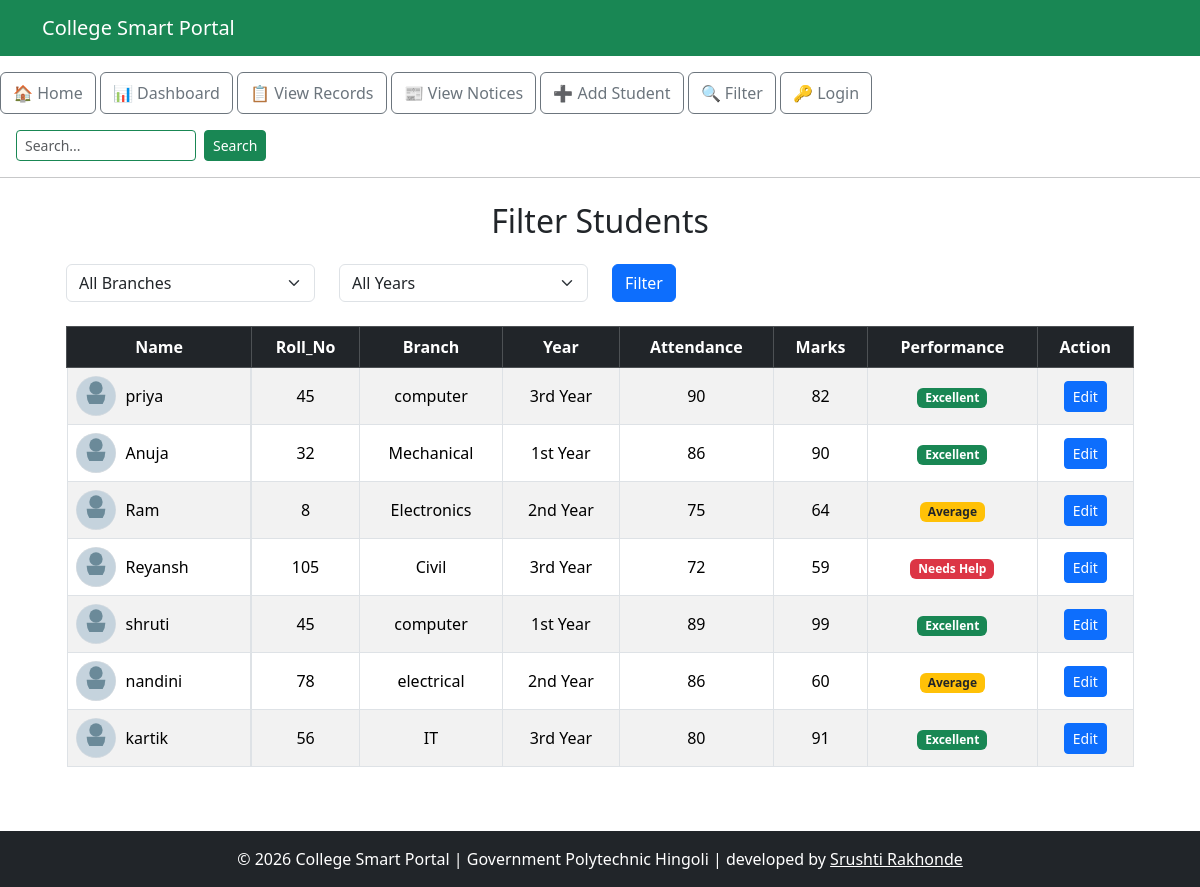
The app's page /filter with its own data.
### tables this page shows
CREATE TABLE students (
                    id INTEGER PRIMARY KEY AUTOINCREMENT,
                    name TEXT NOT NULL,
                    roll_no INTEGER NOT NULL,
                    marks INTEGER NOT NULL,
                    branch TEXT NOT NULL,
                    attendance INTEGER DEFAULT 0
                 , photo TEXT DEFAULT 'default.png', year TEXT DEFAULT '1st Year');

### project_flask.py (the view)
@app.route("/filter")
def filter():
    selected_branch = request.args.get("branch", "")
    selected_year = request.args.get("year", "")
    conn = get_db()
    cursor = conn.cursor()
    cursor.execute("""
        SELECT DISTINCT branch
        FROM students
        ORDER BY branch
    """)
    branches = [row["branch"] for row in cursor.fetchall()]
    cursor.execute("""
        SELECT DISTINCT year
        FROM students
        ORDER BY year
    """)
    years = [row["year"] for row in cursor.fetchall()]
    if selected_branch and selected_year:
        cursor.execute(
            "SELECT * FROM students WHERE branch = ? AND year = ?",
            (selected_branch, selected_year)
        )
    elif selected_branch:
        cursor.execute(
            "SELECT * FROM students WHERE branch = ?",
            (selected_branch,)
        )
    elif selected_year:
        cursor.execute(
            "SELECT * FROM students WHERE year = ?",
            (selected_year,)
        )
    else:
        cursor.execute("SELECT * FROM students")
    students = cursor.fetchall()
    return render_template(
        "filter.html",
        students=students,
        branches=branches,
        years=years,
        selected_branch=selected_branch,
        selected_year=selected_year
    )

### database.py (called while the page is built)
def get_db():
    conn = sqlite3.connect(DB_PATH)
    conn.row_factory = sqlite3.Row
    return conn

### templates/filter.html (shortened to what this page needs)
{% extends "base.html" %}
{% block content %}
<div class="container mt-4">
    <h2 class="text-center mb-4">Filter Students</h2>
    <form method="GET" action="{{ url_for('filter') }}" class="row mb-4">
        <div class="col-md-3">
            <select name="branch" class="form-select">
                <option value="">All Branches</option>
            </select>
        </div>
        <div class="col-md-3">
            <select name="year" class="form-select">
                <option value="">All Years</option>
            </select>
        </div>
        <div class="col-md-2">
            <button type="submit" class="btn btn-primary">
                Filter
            </button>
        </div>
    </form>
    <div class="table-responsive">
        <table class="table table-bordered table-striped table-hover text-center align-middle">
            <thead class="table-dark">
                <tr>
                    <th>Name</th>
                    <th>Roll_No</th>
                    <th>Branch</th>
                    <th>Year</th>
                    <th>Attendance</th>
                    <th>Marks</th>
                    <th>Performance</th>
                    <th>Action</th>
                </tr>
            </thead>
            <tbody>
                {% set default_image = url_for('static', filename='defaults/student_default.svg') %}
                {% for student in students %}
                <tr>
                    <td style="display:flex; align-items:center; gap:10px;">
                        <img src="{{ default_image }}"
                            alt="{{ student['name'] }}"
                            style="width:40px; height:40px; border-radius:50%; object-fit:cover; background:#f0f0f0;">
                        <span>{{ student["name"] }}</span>
                    </td>
                    <td>{{ student["roll_no"] }}</td>
                    <td>{{ student["branch"] }}</td>
                    <td>{{ student["year"] }}</td>
                    <td>{{ student["attendance"] }}</td>
                    <td>{{ student["marks"] }}</td>
                    <td>
                        {% if student["marks"] >= 80 %}
                            <span class="badge bg-success">Excellent</span>
                        {% elif student["marks"] >= 60 %}
                            <span class="badge bg-warning text-dark">Average</span>
                        {% else %}
                            <span class="badge bg-danger">Needs Help</span>
                        {% endif %}
                    </td>
                    <td>
                        <a href="{{ url_for('edit_student', id=student['id']) }}"
                           class="btn btn-sm btn-primary">
                            Edit
                        </a>
                    </td>
                </tr>
                {% endfor %}
            </tbody>
        </table>
    </div>
</div>
{% endblock %}

### records on screen
students: name "priya", roll_no "45", branch "computer", year "3rd Year", attendance "90", marks "82", shows "Excellent"
students: name "Anuja", roll_no "32", branch "Mechanical", year "1st Year", attendance "86", marks "90", shows "Excellent"
students: name "Ram", roll_no "8", branch "Electronics", year "2nd Year", attendance "75", marks "64", shows "Average"
students: name "Reyansh", roll_no "105", branch "Civil", year "3rd Year", attendance "72", marks "59", shows "Needs Help"
students: name "shruti", roll_no "45", branch "computer", year "1st Year", attendance "89", marks "99", shows "Excellent"
students: name "nandini", roll_no "78", branch "electrical", year "2nd Year", attendance "86", marks "60", shows "Average"
students: name "kartik", roll_no "56", branch "IT", year "3rd Year", attendance "80", marks "91", shows "Excellent"
